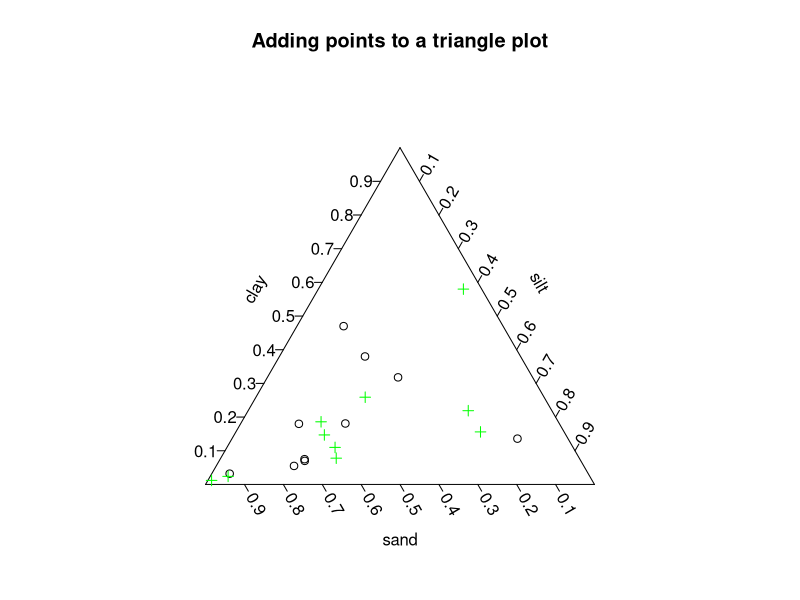

The R source for this figure:
library(plotrix)


### Name: triax.points
### Title: Triangle plot points
### Aliases: triax.points
### Keywords: misc

### ** Examples

 data(soils)
 triax.return<-triax.plot(soils[1:10,],
  main="Adding points to a triangle plot",no.add=FALSE)
 triax.points(soils[11:20,],col.symbols="green",pch=3)
 par(triax.return$oldpar)
